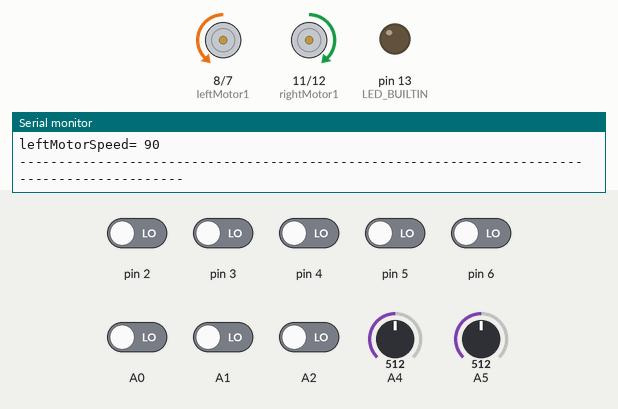
Recording of a sketch running on a simulated Arduino Uno, built with avr-gcc and run on an emulated ATmega328P. Shown: motor-driver pin pairs drawn as motors (green arrow = first pin HIGH = forward, orange = second pin HIGH = backward, longer = more drive, scaled by the enable pin), output pins drawn as LEDs (lit = HIGH), the last lines printed to the serial monitor. The inputs (shaded band) are chosen by the test bench; at power-on: A0–2, pin 2–6 LOW, A4 = 512, A5 = 512.

Above: at 4.2 s.
4.3 s: pin 2 driven HIGH
At 4.56 s:
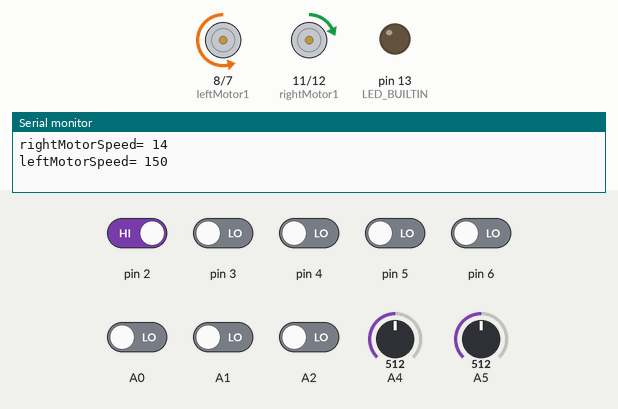
6.1 s: A0 driven HIGH
At 7.1 s:
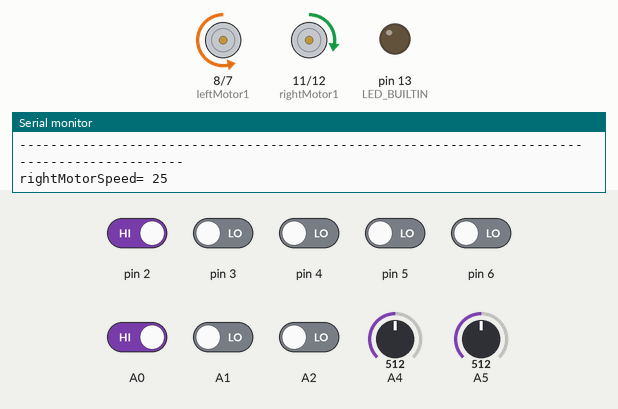
7.9 s: pin 4 driven HIGH
At 8.8 s:
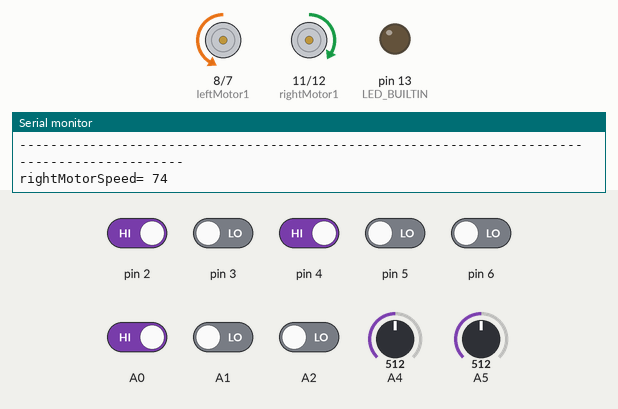
9.6 s: pin 5 driven HIGH
At 9.83 s:
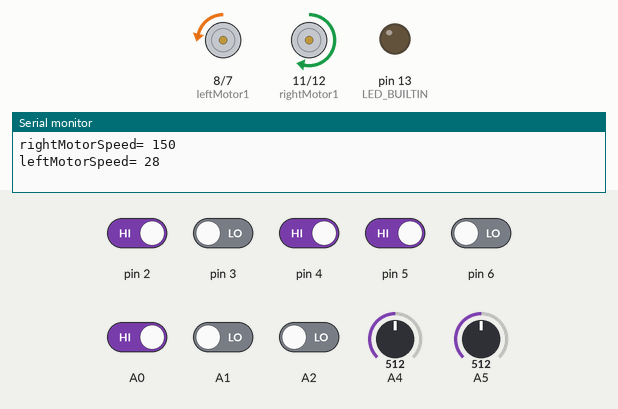
11.4 s: pin 6 driven HIGH
At 12.5 s:
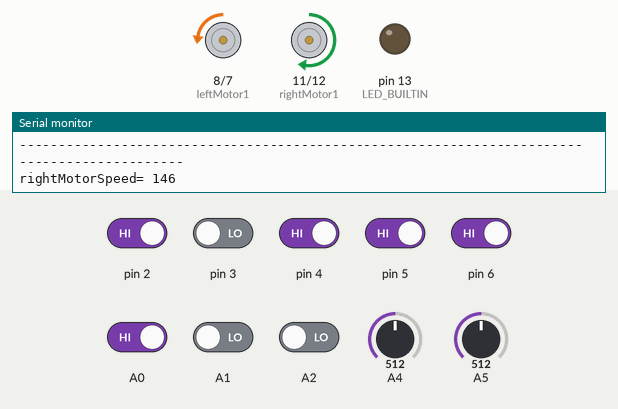
13.2 s: A1 driven HIGH
At 14.5 s:
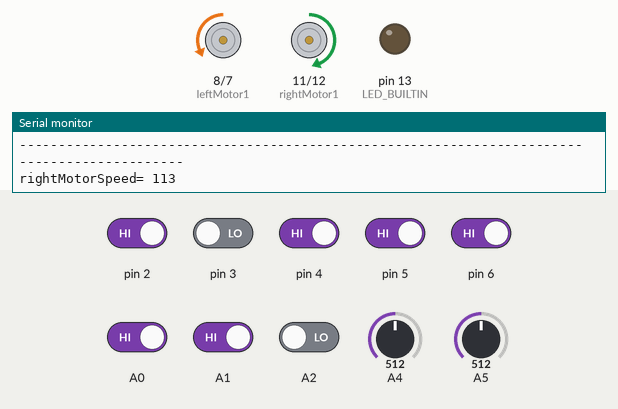
Timing chart, 0 to 16.2 s (numbered marks = the images above; inputs shaded):
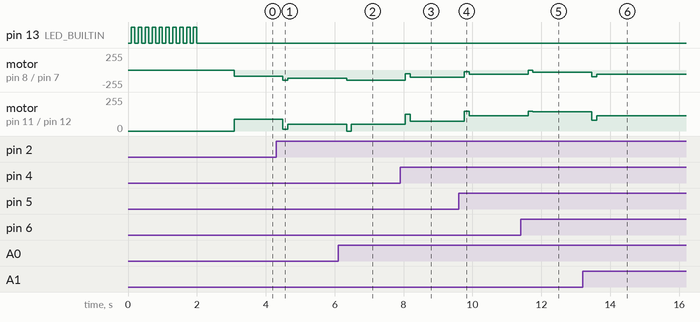

Measured:
- after the input at 4.3 s, motor on pin 8 (leftMotor1) / pin 7 (leftMotor2): backward 90/255 → backward 150/255 after 0.19 s, → backward 127/255 0.14 s later; motor on pin 11 (rightMotor1) / pin 12 (rightMotor2): forward 90/255 → forward 14/255 after 0.19 s, → forward 52/255 0.14 s later
- after the input at 6.1 s, motor on pin 8 (leftMotor1) / pin 7 (leftMotor2): backward 127/255 → backward 150/255 after 0.24 s; motor on pin 11 (rightMotor1) / pin 12 (rightMotor2): forward 52/255 → stopped after 0.24 s, → forward 52/255 0.14 s later
- after the input at 7.9 s, motor on pin 8 (leftMotor1) / pin 7 (leftMotor2): backward 150/255 → backward 55/255 after 0.15 s, → backward 105/255 0.14 s later; motor on pin 11 (rightMotor1) / pin 12 (rightMotor2): forward 52/255 → forward 124/255 after 0.15 s, → forward 74/255 0.14 s later
- after the input at 9.6 s, motor on pin 8 (leftMotor1) / pin 7 (leftMotor2): backward 105/255 → backward 28/255 after 0.16 s, → backward 66/255 0.14 s later; motor on pin 11 (rightMotor1) / pin 12 (rightMotor2): forward 74/255 → forward 150/255 after 0.16 s, → forward 113/255 0.14 s later
- after the input at 11.4 s, motor on pin 8 (leftMotor1) / pin 7 (leftMotor2): backward 66/255 → stopped after 0.22 s, → backward 33/255 0.14 s later; motor on pin 11 (rightMotor1) / pin 12 (rightMotor2): forward 113/255 → forward 150/255 after 0.22 s, → forward 146/255 0.14 s later
- after the input at 13.2 s, motor on pin 8 (leftMotor1) / pin 7 (leftMotor2): backward 33/255 → backward 98/255 after 0.27 s, → backward 66/255 0.14 s later; motor on pin 11 (rightMotor1) / pin 12 (rightMotor2): forward 146/255 → forward 81/255 after 0.27 s, → forward 113/255 0.14 s later

The sketch:

pid_v0.02.ino
```cpp
#include <QTRSensors.h>

//------------------------------------------------------------------------------------------------------------------
#define rightMotor2 12
#define rightMotor1 11
#define rightMotorPWM 10
#define leftMotorPWM 9
#define leftMotor1 8
#define leftMotor2 7

//------------------------------------------------------------------------------------------------------------------
double Ki = 0.0;
uint8_t rightMaxSpeed = 150;
uint8_t leftMaxSpeed = 150;
uint8_t rightBaseSpeed = 90;
uint8_t leftBaseSpeed = 90;

//------------------------------------------------------------------------------------------------------------------
QTRSensors qtr;
const uint8_t SensorCount = 8;
unsigned int sensorValues[SensorCount];

//------------------------------------------------------------------------------------------------------------------
double lastError = 0;
double integral = 0;
int position = 0;

//******************************************************************************************************************
void setup() {
  pinMode(LED_BUILTIN, OUTPUT);
  for (int i = 0; i < 10; i++) {
    digitalWrite(LED_BUILTIN, LOW);
    delay(100);
    digitalWrite(LED_BUILTIN, HIGH);
    delay(100);
  }
  Serial.begin(9600);
  //------------------------------------------------------------------------------------------------------------------
  qtr.setTypeRC();
  qtr.setSensorPins((const uint8_t[]){ A2, A1, A0, 2, 3, 4, 5, 6 }, SensorCount);

  //------------------------------------------------------------------------------------------------------------------
  pinMode(rightMotor2, OUTPUT);
  pinMode(rightMotor1, OUTPUT);
  pinMode(rightMotorPWM, OUTPUT);
  pinMode(leftMotorPWM, OUTPUT);
  pinMode(leftMotor1, OUTPUT);
  pinMode(leftMotor2, OUTPUT);

  //------------------------------------------------------------------------------------------------------------------
  analogWrite(rightMotorPWM, 0);
  analogWrite(leftMotorPWM, 0);
  //------------------------------------------------------------------------------------------------------------------
  digitalWrite(LED_BUILTIN, LOW);
  delay(1000);
}
//******************************************************************************************************************
void loop() {
  double Kp = mapfloat(analogRead(A4), 0, 1023, 0, 10);
  double Kd = mapfloat(analogRead(A5), 0, 1023, 0, 10);

  qtr.read(sensorValues);
  double error = calculateError(sensorValues);

  /*Serial.println("*********************************************************************************************");
  Serial.print("error= ");
  Serial.println(error);
  Serial.print("Kp= ");
  Serial.println(Kp);
  Serial.print("Kd= ");
  Serial.println(Kd);
  Serial.print("lastError= ");
  Serial.println(lastError);
  Serial.print("integral= ");
  Serial.println(integral); */

  // PID Hesaplama
  double output = Kp * error + Ki * integral + Kd * (error - lastError);
  //Serial.println(output);

  lastError = error;
  integral += error;

  int rightMotorSpeed = rightBaseSpeed + constrain(output, -255, 255);
  int leftMotorSpeed = leftBaseSpeed - constrain(output, -255, 255);

  // Motor hızlarını sınırla
  if (rightMotorSpeed > rightMaxSpeed) rightMotorSpeed = rightMaxSpeed;
  if (leftMotorSpeed > leftMaxSpeed) leftMotorSpeed = leftMaxSpeed;
  if (rightMotorSpeed < 0) rightMotorSpeed = 0;
  if (leftMotorSpeed < 0) leftMotorSpeed = 0;

    Serial.println("---------------------------------------------------------------------------------------------");
  Serial.print("rightMotorSpeed= ");
  Serial.println(rightMotorSpeed);
  Serial.print("leftMotorSpeed= ");
  Serial.println(leftMotorSpeed);
  //delay(500);

  // Motorları kontrol et
  digitalWrite(rightMotor1, 1);
  digitalWrite(rightMotor2, 0);
  analogWrite(rightMotorPWM, rightMotorSpeed);

  digitalWrite(leftMotor1, 0);
  digitalWrite(leftMotor2, 1);
  analogWrite(leftMotorPWM, leftMotorSpeed);
}
//******************************************************************************************************************
/* void SensorRead() {
  qtr.read(sensorValues);
  for (int i = 0; i < 4; i++) {
    position += (-sensorValues[i]);
  }
  for (int i = 4; i < 8; i++) {
    position += (sensorValues[i]);
  }
  position /= 8;
  return position;
} */
//******************************************************************************************************************
// Çizgiden sapma hesapla
double calculateError(unsigned int *sensors) {
  double weightedSum = 0;
  double sum = 0;

  for (int i = 0; i < 4; i++) {
    weightedSum -= (sensors[i]) * (4 - i);
    sum += (sensors[i]);
  }
  for (int i = 4; i < 8; i++) {
    weightedSum += (sensors[i]) * (i - 3);
    sum += (sensors[i]);
  }
  if (weightedSum == 0)
    return 0;

  return ((weightedSum / sum) * 10);
}
//******************************************************************************************************************
float mapfloat(long x, long in_min, long in_max, long out_min, long out_max) {
  return (float)(x - in_min) * (out_max - out_min) / (float)(in_max - in_min) + out_min;
}
```
